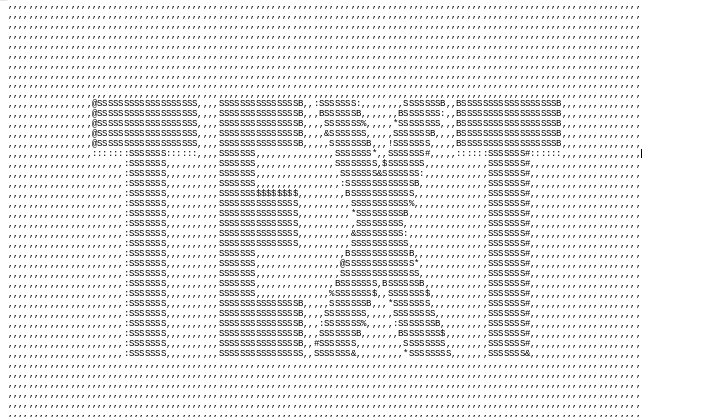
#> input picture ss.png, 707 x 417 px
$ python main.py
#> lines starting #> are read from the running program, lines starting #| are printed output that depends on the picture
from PIL import Image

class Ascii:
    def main(self):
        a = input("PATH: ")
#> the answer given: ss.png
        img = Image.open(a)
#> img is the input picture: PIL image 707x417 RGBA; mean R, G, B, A 235.1, 235.1, 235.1, 255
        width,height = img.size
#> width = 707; height = 417
        aspecy_ratio = height/width
#> aspecy_ratio = 0.59

        new_width = 120
        new_height = aspecy_ratio * new_width
#> new_height = 70.78
        img = img.resize((new_width,int(new_height)))
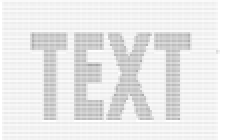
#> img: PIL image 120x70 RGBA (shown 2 times larger); mean R, G, B, A 235.1, 235.1, 235.1, 255
        img = img.convert("L")
#> img: PIL image 120x70 L

        pixels = img.getdata()
        chars = ["B","S","#","&","@","$","%","*","!",":",",","."]

        new_pixels = [chars[pixel//25] for pixel in pixels]
#> new_pixels = 8400 items, first 6: ',', ',', ':', ':', ',', ':'
        new_pixels = "".join(new_pixels)
        new_pixels_count = len(new_pixels)
#> new_pixels_count = 8400

        ascii_image = [new_pixels[index:index+new_width] for index in range(0,new_pixels_count,new_width)]
#> ascii_image = 70 items
        ascii_image = "\n".join(ascii_image)


        with open("ascii_image.txt","w") as f:
            f.write(ascii_image)
        print("başarılı.", a)

if __name__ == "__main__":
    photo = Ascii()
    photo.main()
